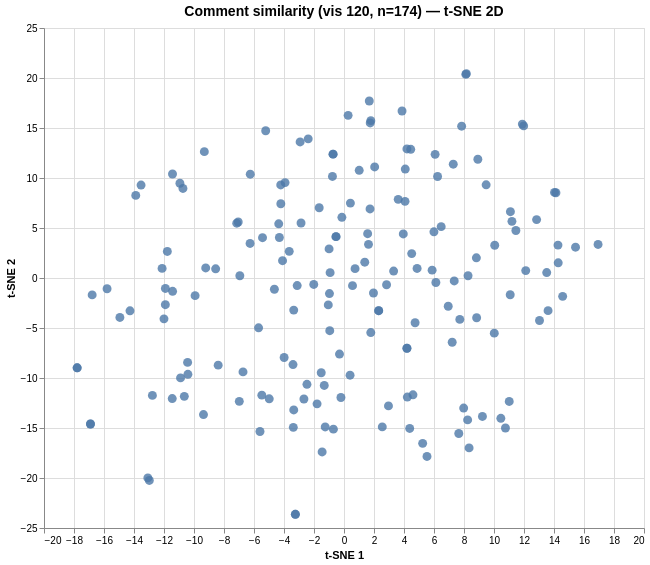

Describe this chart as a Vega-Lite specification.
### Vega specification from a JSON file in a GitHub repository (floating-point values rounded to 4 significant figures; data arrays with more than 128 entries replaced by an {"elided": "..."} marker saying what was removed)
{"$schema": "https://vega.github.io/schema/vega/v6.json", "data": [{"name": "param_1e9efca18e7a2868_store"}, {"name": "source_0", "values": {"elided": "174 records"}}, {"name": "source_0_x_domain_dim_1", "values": [{"min": -17.79, "max": 16.94}]}, {"name": "source_0_y_domain_dim_2", "values": [{"min": -23.63, "max": 20.43}]}], "signals": [{"name": "unit", "value": {}, "on": [{"events": "pointermove", "update": "isTuple(group()) ? group() : unit"}]}, {"name": "param_1e9efca18e7a2868", "update": "vlSelectionResolve(\"param_1e9efca18e7a2868_store\", \"union\")"}, {"name": "param_1e9efca18e7a2868_dim_1", "on": [{"events": [{"source": "view", "type": "dblclick"}], "update": "null"}, {"events": {"signal": "param_1e9efca18e7a2868_translate_delta"}, "update": "panLinear(param_1e9efca18e7a2868_translate_anchor.extent_x, -param_1e9efca18e7a2868_translate_delta.x / width)"}, {"events": {"signal": "param_1e9efca18e7a2868_zoom_delta"}, "update": "zoomLinear(domain(\"x\"), param_1e9efca18e7a2868_zoom_anchor.x, param_1e9efca18e7a2868_zoom_delta)"}]}, {"name": "param_1e9efca18e7a2868_dim_2", "on": [{"events": [{"source": "view", "type": "dblclick"}], "update": "null"}, {"events": {"signal": "param_1e9efca18e7a2868_translate_delta"}, "update": "panLinear(param_1e9efca18e7a2868_translate_anchor.extent_y, param_1e9efca18e7a2868_translate_delta.y / height)"}, {"events": {"signal": "param_1e9efca18e7a2868_zoom_delta"}, "update": "zoomLinear(domain(\"y\"), param_1e9efca18e7a2868_zoom_anchor.y, param_1e9efca18e7a2868_zoom_delta)"}]}, {"name": "param_1e9efca18e7a2868_tuple", "on": [{"events": [{"signal": "param_1e9efca18e7a2868_dim_1 || param_1e9efca18e7a2868_dim_2"}], "update": "param_1e9efca18e7a2868_dim_1 && param_1e9efca18e7a2868_dim_2 ? {unit: \"\", fields: param_1e9efca18e7a2868_tuple_fields, values: [param_1e9efca18e7a2868_dim_1,param_1e9efca18e7a2868_dim_2]} : null"}]}, {"name": "param_1e9efca18e7a2868_tuple_fields", "value": [{"field": "dim_1", "channel": "x", "type": "R"}, {"field": "dim_2", "channel": "y", "type": "R"}]}, {"name": "param_1e9efca18e7a2868_translate_anchor", "value": {}, "on": [{"events": [{"source": "scope", "type": "pointerdown"}], "update": "{x: x(unit), y: y(unit), extent_x: domain(\"x\"), extent_y: domain(\"y\")}"}]}, {"name": "param_1e9efca18e7a2868_translate_delta", "value": {}, "on": [{"events": [{"source": "window", "between": [{"source": "scope", "type": "pointerdown"}, {"source": "window", "type": "pointerup"}], "consume": true, "type": "pointermove"}], "update": "{x: param_1e9efca18e7a2868_translate_anchor.x - x(unit), y: param_1e9efca18e7a2868_translate_anchor.y - y(unit)}"}]}, {"name": "param_1e9efca18e7a2868_zoom_anchor", "on": [{"events": [{"source": "scope", "type": "wheel", "consume": true}], "update": "{x: invert(\"x\", x(unit)), y: invert(\"y\", y(unit))}"}]}, {"name": "param_1e9efca18e7a2868_zoom_delta", "on": [{"events": [{"source": "scope", "type": "wheel", "consume": true}], "update": "pow(1.001, event.deltaY * pow(16, event.deltaMode))", "force": true}]}, {"name": "param_1e9efca18e7a2868_modify", "on": [{"events": {"signal": "param_1e9efca18e7a2868_tuple"}, "update": "modify(\"param_1e9efca18e7a2868_store\", param_1e9efca18e7a2868_tuple, true)"}]}], "marks": [{"type": "symbol", "name": "marks", "from": {"data": "source_0"}, "encode": {"update": {"shape": {"value": "circle"}, "tooltip": {"signal": "{\"Comment #\": format(datum[\"index\"], \"\"), \"Comment\": isValid(datum[\"comment\"]) ? datum[\"comment\"] : \"\"+datum[\"comment\"]}"}, "opacity": {"value": 0.8}, "fill": {"value": "#4c78a8"}, "x": {"field": "dim_1", "scale": "x"}, "size": {"value": 80}, "y": {"field": "dim_2", "scale": "y"}}}, "clip": true, "style": ["circle"], "interactive": true}], "scales": [{"name": "x", "type": "linear", "domain": [{"signal": "(data(\"source_0_x_domain_dim_1\")[0] || {}).min"}, {"signal": "(data(\"source_0_x_domain_dim_1\")[0] || {}).max"}], "range": [0, {"signal": "width"}], "zero": true, "domainRaw": {"signal": "param_1e9efca18e7a2868[\"dim_1\"]"}, "nice": true}, {"name": "y", "type": "linear", "domain": [{"signal": "(data(\"source_0_y_domain_dim_2\")[0] || {}).min"}, {"signal": "(data(\"source_0_y_domain_dim_2\")[0] || {}).max"}], "range": [{"signal": "height"}, 0], "nice": true, "zero": true, "domainRaw": {"signal": "param_1e9efca18e7a2868[\"dim_2\"]"}}], "axes": [{"scale": "x", "tickCount": {"signal": "ceil(width/40)"}, "maxExtent": 0, "grid": true, "orient": "bottom", "domain": false, "ticks": false, "minExtent": 0, "gridScale": "y", "labels": false, "zindex": 0, "aria": false}, {"scale": "y", "orient": "left", "aria": false, "zindex": 0, "grid": true, "gridScale": "x", "maxExtent": 0, "minExtent": 0, "domain": false, "labels": false, "ticks": false, "tickCount": {"signal": "ceil(height/40)"}}, {"scale": "x", "labelFlush": true, "labelOverlap": true, "grid": false, "zindex": 0, "title": "t-SNE 1", "orient": "bottom", "tickCount": {"signal": "ceil(width/40)"}}, {"scale": "y", "grid": false, "labelOverlap": true, "title": "t-SNE 2", "orient": "left", "zindex": 0, "tickCount": {"signal": "ceil(height/40)"}}], "title": {"text": "Comment similarity (vis 120, n=174) — t-SNE 2D", "frame": "group", "fontSize": 14}, "height": 500, "style": "cell", "background": "white", "padding": 5, "width": 600}
